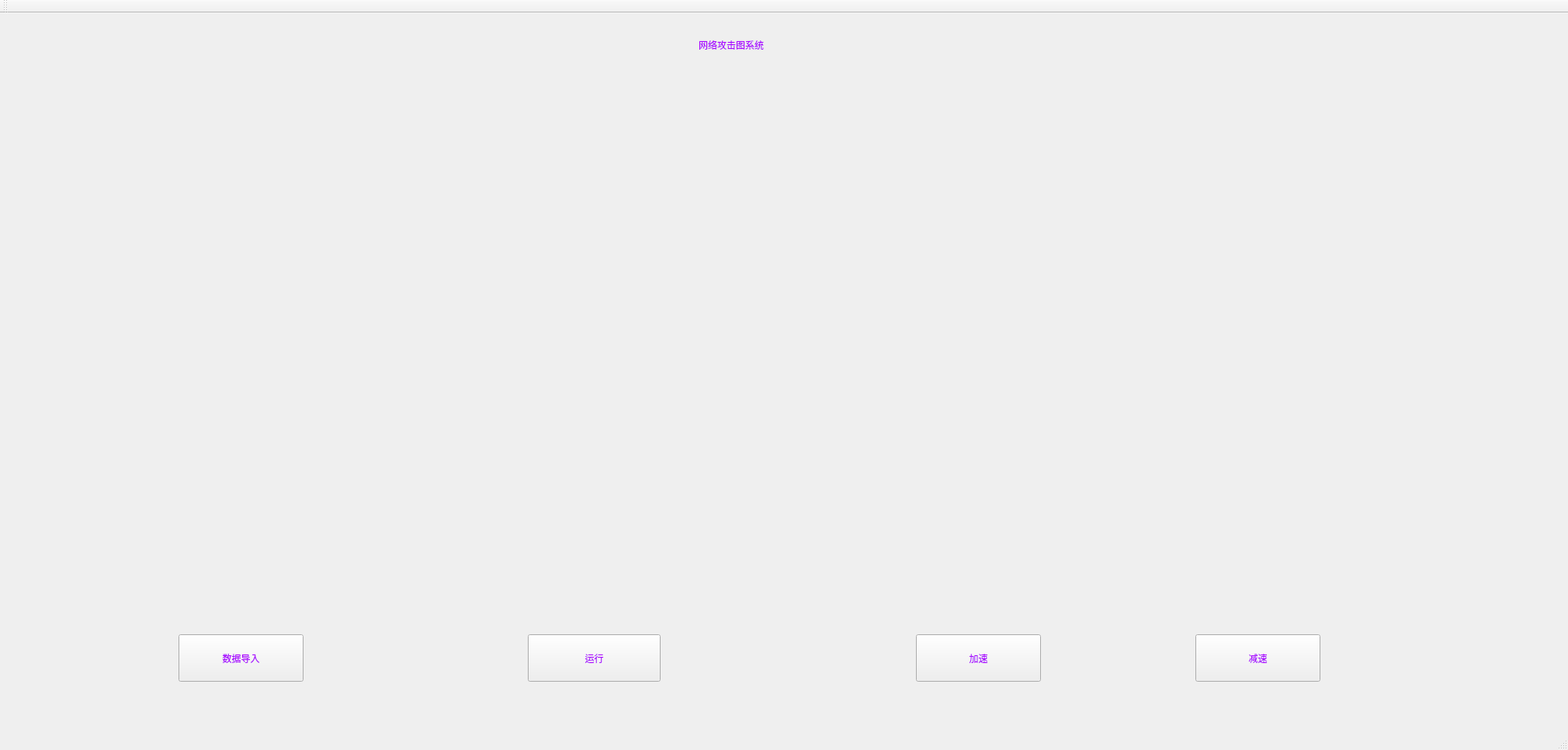
<?xml version="1.0" encoding="UTF-8"?>
<ui version="4.0">
 <class>MainWindow</class>
 <widget class="QMainWindow" name="MainWindow">
  <property name="geometry">
   <rect>
    <x>0</x>
    <y>0</y>
    <width>2020</width>
    <height>966</height>
   </rect>
  </property>
  <property name="minimumSize">
   <size>
    <width>1101</width>
    <height>757</height>
   </size>
  </property>
  <property name="windowTitle">
   <string>MainWindow</string>
  </property>
  <property name="styleSheet">
   <string notr="true"/>
  </property>
  <widget class="QWidget" name="centralWidget">
   <widget class="QLabel" name="label">
    <property name="geometry">
     <rect>
      <x>900</x>
      <y>20</y>
      <width>231</width>
      <height>41</height>
     </rect>
    </property>
    <property name="styleSheet">
     <string notr="true">font: 87 20pt &quot;Arial Black&quot;;
color: rgb(170, 0, 255);</string>
    </property>
    <property name="text">
     <string>网络攻击图系统</string>
    </property>
   </widget>
   <widget class="QPushButton" name="DataImport">
    <property name="geometry">
     <rect>
      <x>230</x>
      <y>800</y>
      <width>161</width>
      <height>61</height>
     </rect>
    </property>
    <property name="styleSheet">
     <string notr="true">font: 87 20pt &quot;Arial Black&quot;;
color: rgb(170, 0, 255);
</string>
    </property>
    <property name="text">
     <string>数据导入</string>
    </property>
   </widget>
   <widget class="QPushButton" name="Run">
    <property name="geometry">
     <rect>
      <x>680</x>
      <y>800</y>
      <width>171</width>
      <height>61</height>
     </rect>
    </property>
    <property name="styleSheet">
     <string notr="true">font: 87 20pt &quot;Arial Black&quot;;

color: rgb(170, 0, 255);</string>
    </property>
    <property name="text">
     <string>运行</string>
    </property>
   </widget>
   <widget class="QPushButton" name="Quicker">
    <property name="geometry">
     <rect>
      <x>1180</x>
      <y>800</y>
      <width>161</width>
      <height>61</height>
     </rect>
    </property>
    <property name="styleSheet">
     <string notr="true">font: 87 20pt &quot;Arial Black&quot;;

color: rgb(170, 0, 255);</string>
    </property>
    <property name="text">
     <string>加速</string>
    </property>
   </widget>
   <widget class="QPushButton" name="Slower">
    <property name="geometry">
     <rect>
      <x>1540</x>
      <y>800</y>
      <width>161</width>
      <height>61</height>
     </rect>
    </property>
    <property name="styleSheet">
     <string notr="true">font: 87 20pt &quot;Arial Black&quot;;

color: rgb(170, 0, 255);</string>
    </property>
    <property name="text">
     <string>减速</string>
    </property>
   </widget>
  </widget>
  <widget class="QMenuBar" name="menuBar">
   <property name="geometry">
    <rect>
     <x>0</x>
     <y>0</y>
     <width>2020</width>
     <height>26</height>
    </rect>
   </property>
  </widget>
  <widget class="QToolBar" name="mainToolBar">
   <attribute name="toolBarArea">
    <enum>TopToolBarArea</enum>
   </attribute>
   <attribute name="toolBarBreak">
    <bool>false</bool>
   </attribute>
  </widget>
  <widget class="QStatusBar" name="statusBar"/>
 </widget>
 <layoutdefault spacing="6" margin="11"/>
 <resources/>
 <connections/>
</ui>
